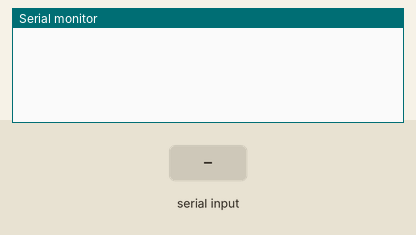
Simulated run of this sketch. Board: Arduino Mega 2560, built with avr-gcc and run on an emulated ATmega2560. Parts: the last lines printed to the serial monitor. The test bench sets the inputs (shaded band).

Above: at 1.2 s.
1.3 s: "1\n" received over Serial
At 2.5 s:
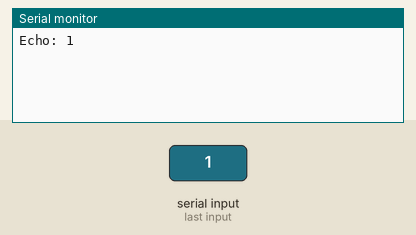
2.8 s: "1\n" received over the second serial link
At 3.8 s:
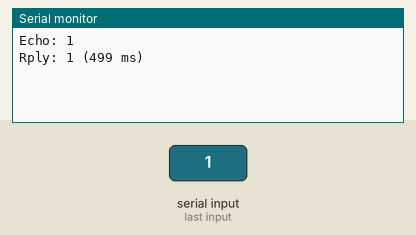
4.3 s: "0\n" received over Serial
At 4.9 s:
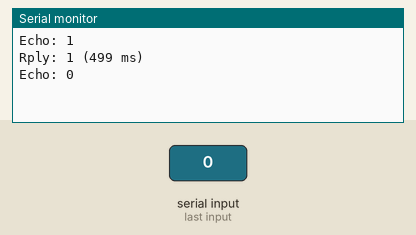
5.8 s: "0\n" received over the second serial link
At 7.3 s:
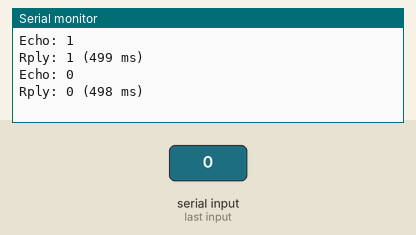

Measured:
- after the input at 1.3 s, the serial monitor: prints a new line at once (image 1)
- after the input at 2.8 s, the serial monitor: prints a new line at once (image 2)
- after the input at 4.3 s, the serial monitor: prints a new line at once (image 3)
- after the input at 5.8 s, the serial monitor: prints a new line at once (image 4)

The sketch:

XBeeLatency.ino
```cpp
/*
 * XBeeLatency v0.1
 *
 * A program to test latency to a single radio running XBeeEcho.
 */

//#define SS
#ifdef SS
#include <SoftwareSerial.h>

// note: these are the opposite of what is on the dev board
#define XBEE_RX 10
#define XBEE_TX 11

SoftwareSerial xbee(XBEE_RX, XBEE_TX);
#else
#define xbee Serial2
#endif

#define TIMEOUT 1000
#define ATTEMPTS 5

void setup() {
#ifdef SS
  pinMode(XBEE_RX, INPUT);
  pinMode(XBEE_TX, OUTPUT);
#endif

  Serial.begin(9600);
  xbee.begin(9600);
}

void loop() {
  if (Serial.available()) {
    byte attempt = 0;

    unsigned long startTime, stopTime;

    String message = Serial.readStringUntil('\n');
    Serial.print("Echo: ");
    Serial.println(message);

    while (xbee.available())
      xbee.read();

    while (attempt < ATTEMPTS) {
      startTime = millis();

      xbee.println(message);

      while (!xbee.available()) {
        if (millis() - startTime > TIMEOUT)
          break;
      }

      if (xbee.available())
        break;

      attempt++;
    }

    if (xbee.available()) {
      message = xbee.readStringUntil('\n');

      stopTime = millis();

      Serial.print("Rply: ");
      Serial.print(message);
      Serial.print(" (");
      Serial.print(stopTime - startTime);
      if (attempt > 1) {
        Serial.print(" ms) (");
        Serial.print(attempt);
        Serial.println(" attempts)");
      }
      else {
        Serial.println(" ms)");
      }
    }
    else {
      Serial.println("Fail: No Reply");
    }
  }
}
```
